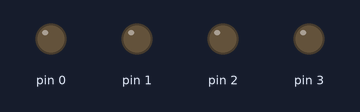
The sketch below on a simulated Arduino Uno, built with avr-gcc and run on an emulated ATmega328P. On the bench: output pins drawn as LEDs (lit = HIGH).

Above: at 0.5 s.
At 2.5 s:
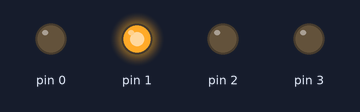
At 4.5 s:
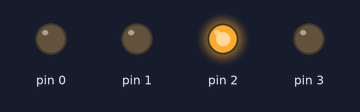
At 9.5 s:
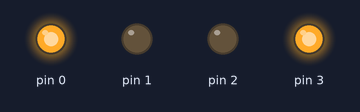
At 14.5 s:
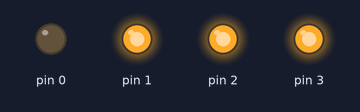
At 19.5 s:
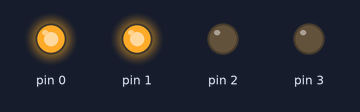
Timing chart, 0 to 20.8 s (numbered marks = the images above):
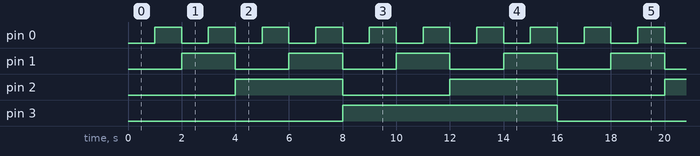

The sketch:

CounterAdvence.ino
```cpp
int count=0;

void setup() {
pinMode(0,OUTPUT);
pinMode(1,OUTPUT);
pinMode(2,OUTPUT);
pinMode(3,OUTPUT);
}

void loop() {
int b=count&0x01;
if(b)digitalWrite(0,HIGH);
else digitalWrite(0,LOW);

 b=count&0x02;
if(b)digitalWrite(1,HIGH);
else digitalWrite(1,LOW);

 b=count&0x04;
if(b)digitalWrite(2,HIGH);
else digitalWrite(2,LOW);

b=count&0x08;
if(b)digitalWrite(3,HIGH);
else digitalWrite(3,LOW);

delay(1000);
count++;
}
```

Measured:
- by itself, pin 0: alternates HIGH for 1.0 s and LOW for 1.0 s
- by itself, pin 1: alternates HIGH for 2.0 s and LOW for 2.0 s
- by itself, pin 2: alternates HIGH for 4.0 s and LOW for 4.0 s
- by itself, pin 3: alternates HIGH for 8.0 s and LOW for 8.0 s
